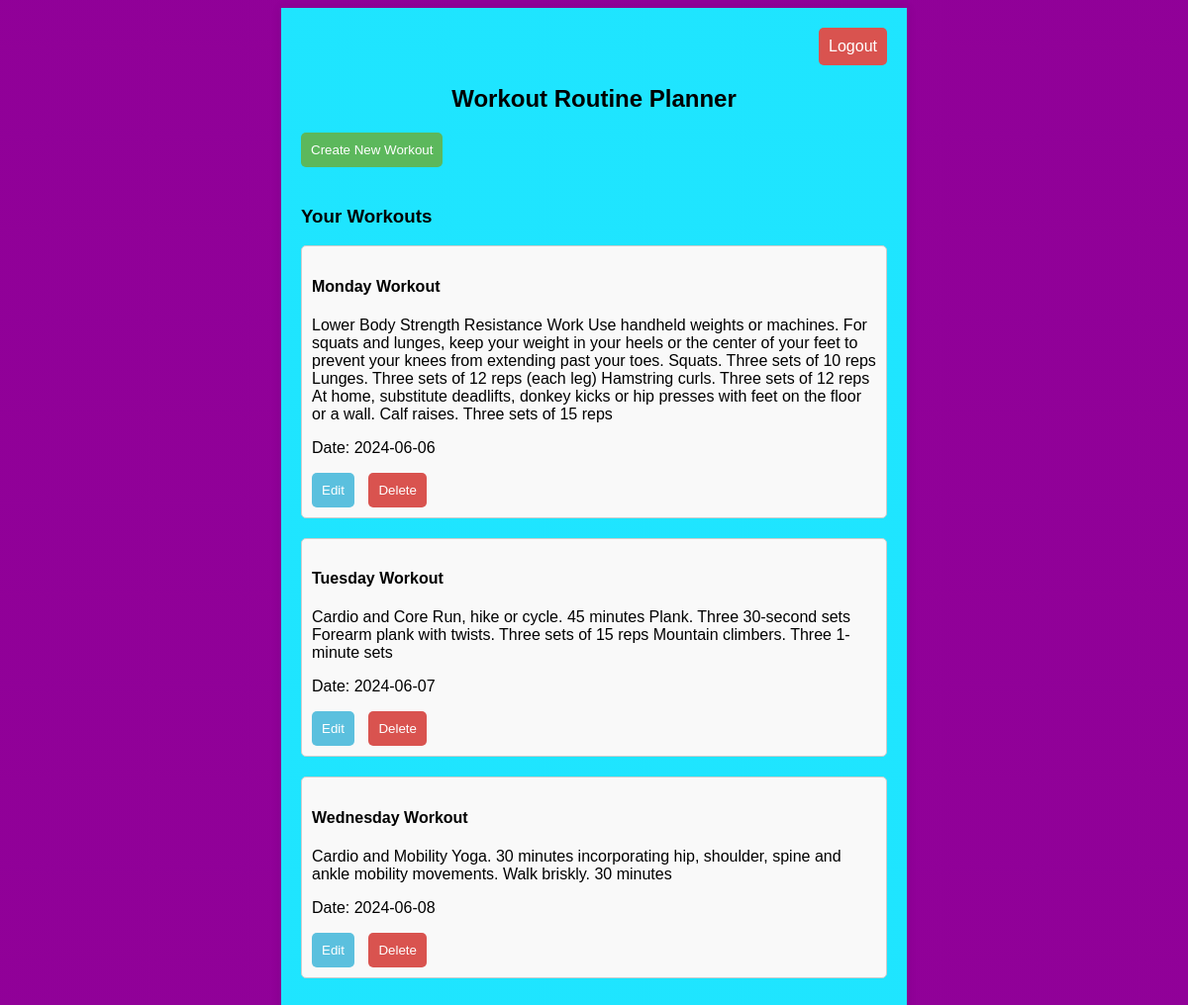
The page /workout-routine-planner/dashboard.php (signed in) on the database its author committed.
### tables this page shows
CREATE TABLE `workouts` (
  `id` int(11) NOT NULL,
  `user_id` int(11) DEFAULT NULL,
  `title` varchar(100) DEFAULT NULL,
  `description` text DEFAULT NULL,
  `date` date DEFAULT NULL
);

### workout-routine-planner/dashboard.php (the view, shortened to what this page needs)
<?php
include 'config.php';
$user_id = $_SESSION['user_id'];
$sql = "SELECT * FROM workouts WHERE user_id='$user_id'";
$result = $conn->query($sql);
?>
<!DOCTYPE html>
<html>
<head>
    <link rel="stylesheet" type="text/css" href="css/style.css">
</head>
<body>
<div class="container">
    <div class="top-bar">
        <a class="logout-button" href="logout.php">Logout</a>
    </div>
    <h2>Workout Routine Planner</h2>
    <button class="create-button" onclick="location.href='create.php'">Create New Workout</button>
    <h3>Your Workouts</h3>
    <?php
    if ($result->num_rows > 0) {
        while ($row = $result->fetch_assoc()) {
            echo "<div class='workout'>
                    <h4>{$row['title']}</h4>
                    <p>{$row['description']}</p>
                    <p>Date: {$row['date']}</p>
                    <button class='edit-button' onclick=\"location.href='update.php?id={$row['id']}'\">Edit</button>
                    <button class='delete-button' onclick=\"location.href='delete.php?id={$row['id']}'\">Delete</button>
                </div>";
        }
    } else {
        echo "<p>No workouts found.</p>";
    }
    ?>
</div>
</body>
</html>

### workout-routine-planner/css/style.css (style rules this page uses)
body { font-family: Arial, sans-serif; background-repeat: no-repeat; background-attachment: fixed; background-position: center; background-size: 100%; background-image: linear-gradient( 190deg, hsl(297deg 99% 30%) 0%, hsl(297deg 99% 30%) 35%, hsl(297deg 99% 30%) 68%, hsl(297deg 99% 30%) 100% ); }
.container { width: 50%; margin: 0 auto; background-image: linear-gradient( 190deg, hsl(187deg 100% 56%) 0%, hsl(187deg 100% 56%) 35%, hsl(187deg 100% 56%) 68%, hsl(187deg 100% 56%) 100% ); padding: 20px; box-shadow: 0 0 10px rgba(0, 0, 0, 0.1); }
.top-bar { display: flex; justify-content: flex-end; margin-bottom: 20px; }
.logout-button { padding: 10px; background-color: #d9534f; border: none; color: #fff; border-radius: 5px; text-decoration: none; cursor: pointer; }
h2 { text-align: center; }
.create-button { padding: 10px; background-color: #5cb85c; border: none; color: #fff; border-radius: 5px; cursor: pointer; margin-bottom: 20px; }
.workout { margin-bottom: 20px; padding: 10px; border: 1px solid #ccc; border-radius: 5px; background-color: #f9f9f9; }
.edit-button, .delete-button { padding: 10px; border: none; color: #fff; border-radius: 5px; cursor: pointer; margin-right: 10px; }
.edit-button { background-color: #5bc0de; }
.delete-button { background-color: #d9534f; }
button { padding: 10px; background-color: #5cb85c; border: none; color: #fff; border-radius: 5px; cursor: pointer; }

### rows shown on the page
workouts: title "Monday Workout", description "Lower Body Strength Resistance Work Use handheld weights or machines. For squats and lunges, keep your weight in your heels or the center of your feet to prevent your knees from extending past your toes. Squats. Three sets of 10 reps Lunges. Three sets of 12 reps (each leg) Hamstring curls. Three sets of 12 reps At home, substitute deadlifts, donkey kicks or hip presses with feet on the floor or a wall. Calf raises. Three sets of 15 reps", date "2024-06-06"
workouts: title "Tuesday Workout", description "Cardio and Core Run, hike or cycle. 45 minutes Plank. Three 30-second sets Forearm plank with twists. Three sets of 15 reps Mountain climbers. Three 1-minute sets", date "2024-06-07"
workouts: title "Wednesday Workout", description "Cardio and Mobility Yoga. 30 minutes incorporating hip, shoulder, spine and ankle mobility movements. Walk briskly. 30 minutes", date "2024-06-08"
